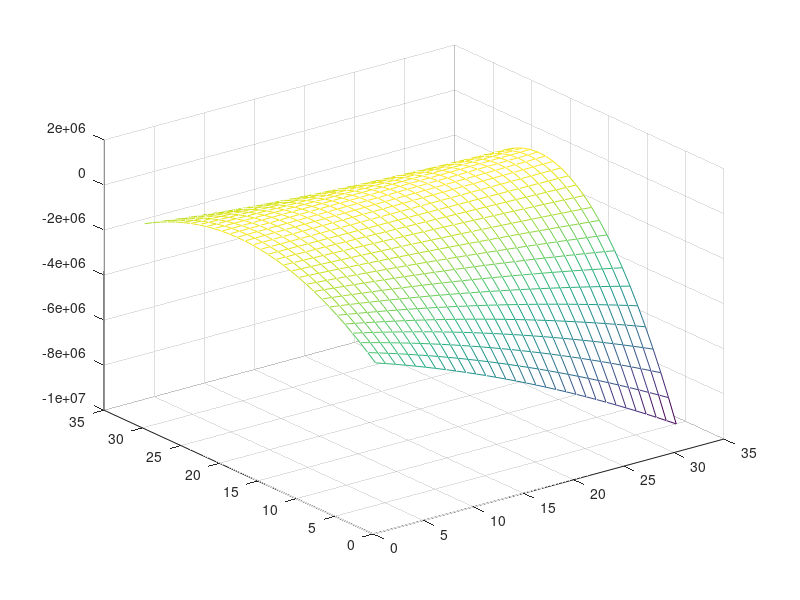

MATLAB code to generate this figure:
%%%%%%geometry and geometry paramters%%%%%%
sigma=[-15:1:15]
h=0.5;
x=h*(sind(sigma));%%displacement
plot(sigma,x)
ylabel('x')
xlabel('sigma')
v=[180:5:330]%%range of velocity with an interval of 5
density=1.225;
a=0.214;
R=0.9;
b=0.411;
e=0.7;
AR=7.5;
%%%%Matrix formation of Force in for loop%%%%
m=size(sigma,2);
n=size(v,2);
F=zeros(m,n);
for i= 1:m
    for j= 1:n
        F(i,j)=(((0.5*density*(v(j)*v(j))/R)*((((5.5*sigma(i))+0.29)*b)-((((30.25*(sigma(i)*sigma(i)))+(3.19*sigma(i))+0.0841)*a)/(pi*AR*e)))));
        end
end
plot(sigma,F)
ylabel('F')
xlabel('sigma')
%%%%actuator and it's paramters%%%%
mass=12.3;
A1=0.00292;
A2=0.000633;
p0=2.0684*(10^7);
deltaP=1.724*(10^6);
mesh(F)
